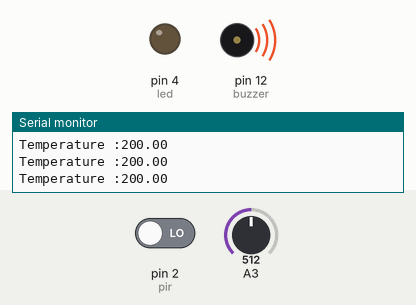
Recording of a sketch running on a simulated Arduino Uno, built with avr-gcc and run on an emulated ATmega328P. Shown: output pins drawn as LEDs (lit = HIGH), buzzer (waves = sounding), the last lines printed to the serial monitor. Dashed ring = blinking. The test bench sets the inputs (shaded band); at power-on: pin 2 (pir) LOW, A3 = 512. Pins used as bus, display or sensor lines are not drawn.

Above: at 1.2 s.
1.3 s: pin 2 (pir) driven HIGH
At 1.49 s:
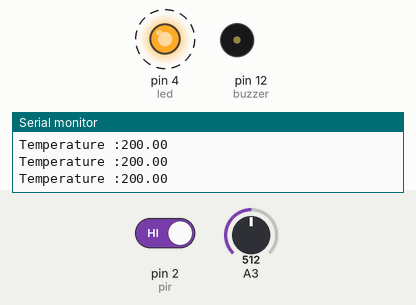
4.3 s: A3 set to 232
7.3 s: A3 set to 214
At 7.8 s:
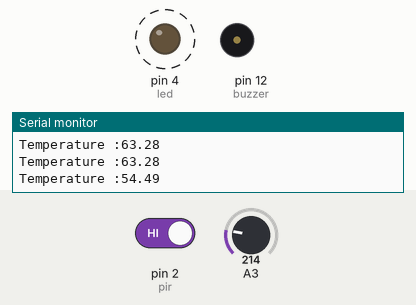
10.3 s: A3 set to 265
At 10.57 s:
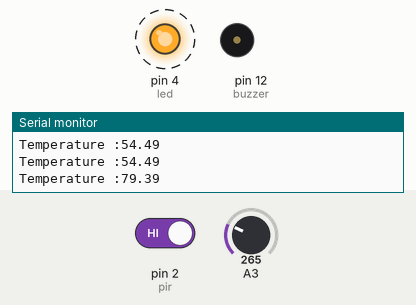
13.3 s: pin 2 (pir) driven LOW
At 14.5 s:
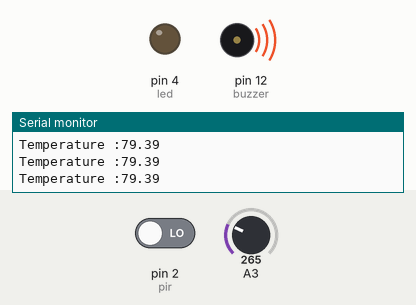
Timing chart, 0 to 16.3 s (numbered marks = the images above; inputs shaded):
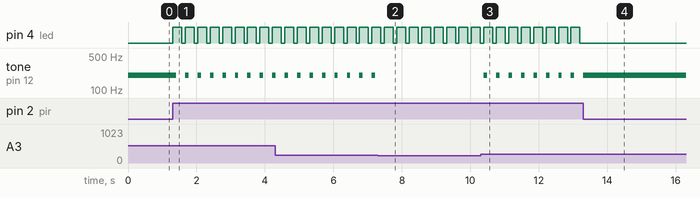

Measured:
- the behaviour switches between 226 and 225 on A3 (found by bisection; images 1 and 2)
- after the input at 1.3 s, pin 4 (led): alternates HIGH for 0.26 s and LOW for 0.10 s, starting at once; tone on pin 12 (buzzer): alternates 200 Hz for 0.10 s and silent for 0.26 s, starting after 0.11 s
- after the input at 7.3 s, tone on pin 12 (buzzer): stops changing and stays silent
- after the input at 10.3 s, tone on pin 12 (buzzer): alternates 200 Hz for 0.10 s and silent for 0.26 s, starting after 0.10 s
- after the input at 13.3 s, pin 4 (led): stops changing and stays LOW; tone on pin 12 (buzzer): goes on until 13.3 s, then stays 200 Hz

The sketch:

Jaiyanth_Assignment1.ino
```cpp
int buzzer=12;
int pir=2;
int led=4;
void setup()
{
  Serial.begin(9600);
  pinMode(pir,INPUT);
  pinMode(buzzer,OUTPUT);
  pinMode(led,OUTPUT);
}
void loop()
{
  double data=analogRead(A3);
  double n=data/1024;
  double volt=n*5;
  double off=volt-0.5;
  double temperature=off*100;
  Serial.print("Temperature :");
  Serial.println(temperature);
  if(temperature>60){
    tone(12,200,100);
  }
  if(digitalRead(pir) == HIGH){
    digitalWrite(led,HIGH);
    for(int i=0;i<255;i++){
        delay(1);
        int x = (i*i*i)%255;
      	analogWrite(buzzer,x);
    }
    analogWrite(buzzer,0);
    digitalWrite(led,LOW);
    delay(100);
  }
}
```
